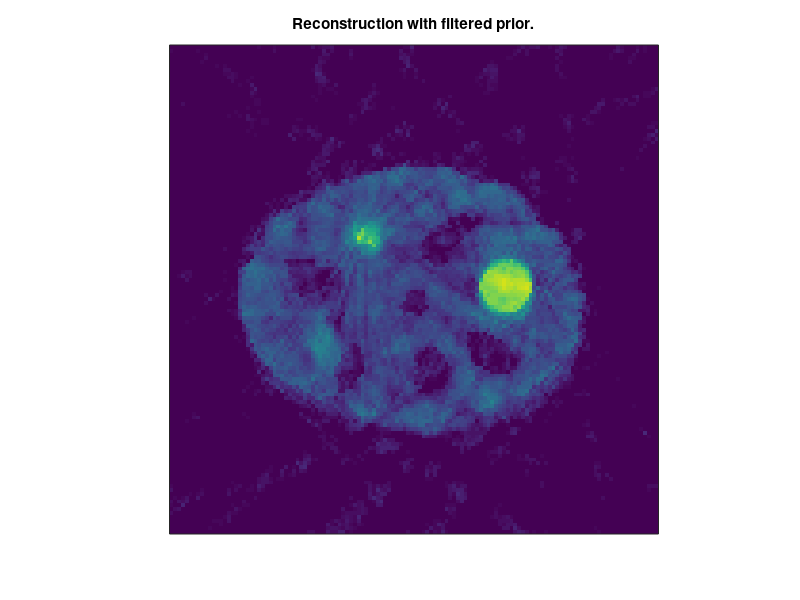
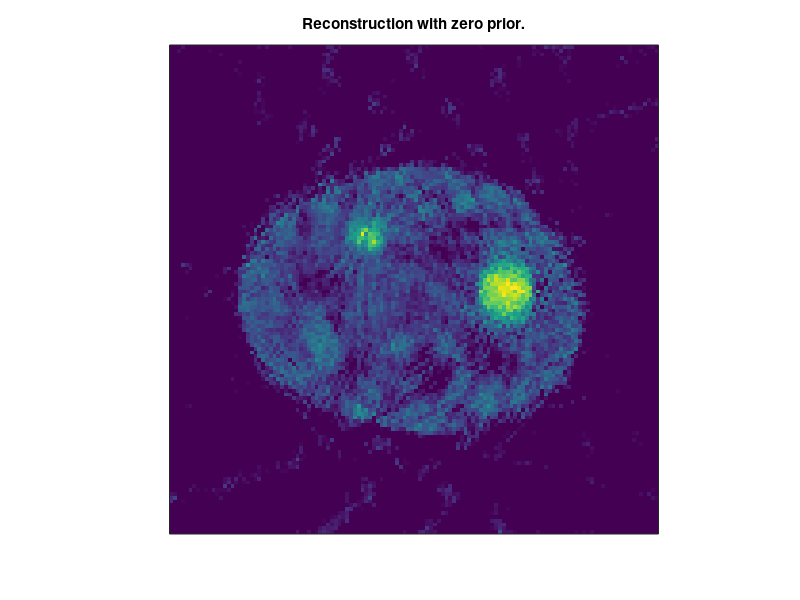
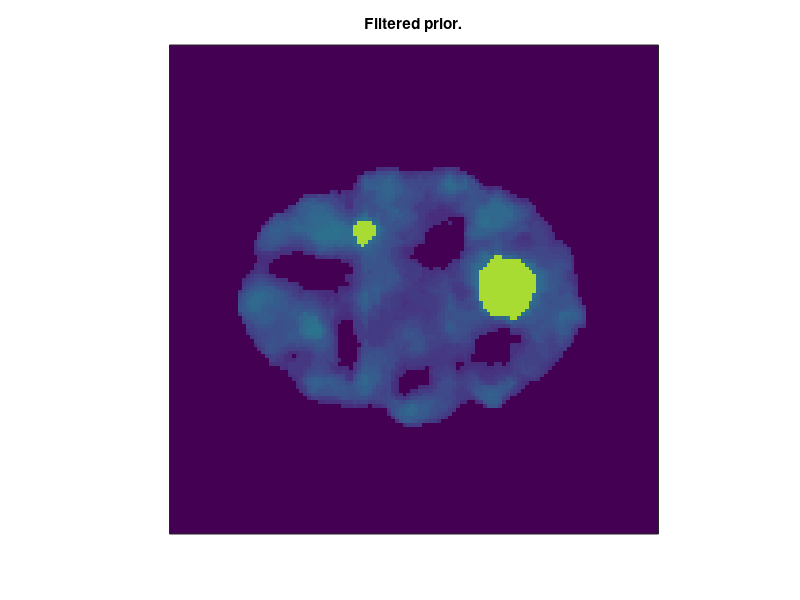

These figures' MATLAB source, in order:
%% Load data matrices. 
filteredPriorRecon = load('data/Recon_128_prior.mat');
zeroPriorRecon = load('data/Recon_128_zeroprior.mat');
filteredPrior = load('data/InitialGuess');

%% Define color map axes. 

reconVals = [...
    filteredPriorRecon.recon(:); ...
    zeroPriorRecon.recon(:); ...
    filteredPrior.filteredRecon(:)];

colorRange = [min(reconVals), max(reconVals)];

%% Gather reconstructions and names into structs. 

recons = {filteredPriorRecon.recon;...
    zeroPriorRecon.recon;...
    filteredPrior.filteredRecon};
names = {'Reconstruction with filtered prior.',...
    'Reconstruction with zero prior.',...
    'Filtered prior.'};

%% Plot reconstructions with titles to separate figures.

for i = 1:size(recons,1)
  currecon = recons{i};
  figure();
  imagesc(currecon);
  axis square;
  caxis(colorRange);
  title(names{i});
  xticks([]);
  yticks([]);
end
